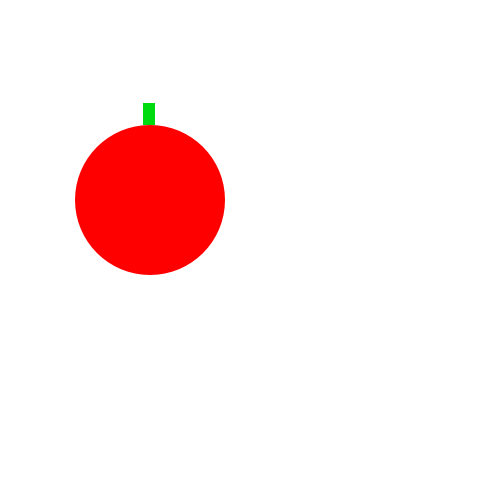
Frame 1 (no input)
Frame 60 (the mouse pressed at the canvas centre just before this capture): identical to frame 1, image omitted
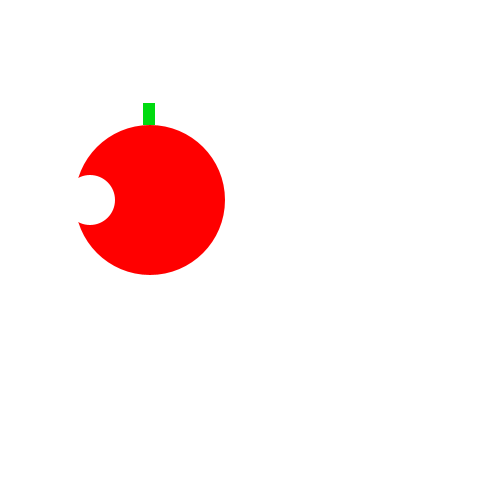
Frame 120 (the mouse held since frame 60 and released just before this capture)

The Processing sketch that drew these frames (run headless with seeded random() and noise(); from frame 60 on, the mouse is pressed at the canvas centre):

// Processing sketch: Pranav_s_tomato
// ── Pranav_s_tomato.pde
void   setup()   {
     size(500, 500);}
 void draw()   {
      background(255,   255,   255);
      noStroke();
      fill(#FF0000);
      ellipse(150,   200,   150,   150);  
      fill(#00DB10);
    rect(143,   103,   12,   22);
      if(mousePressed){
      fill(#FFFFFF);
    ellipse(90,   200,   50,   50);
      }

}
